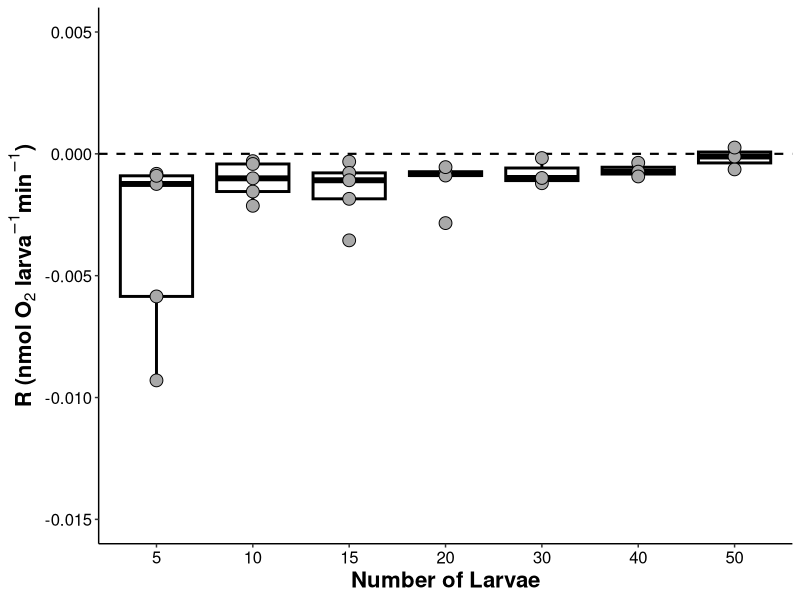
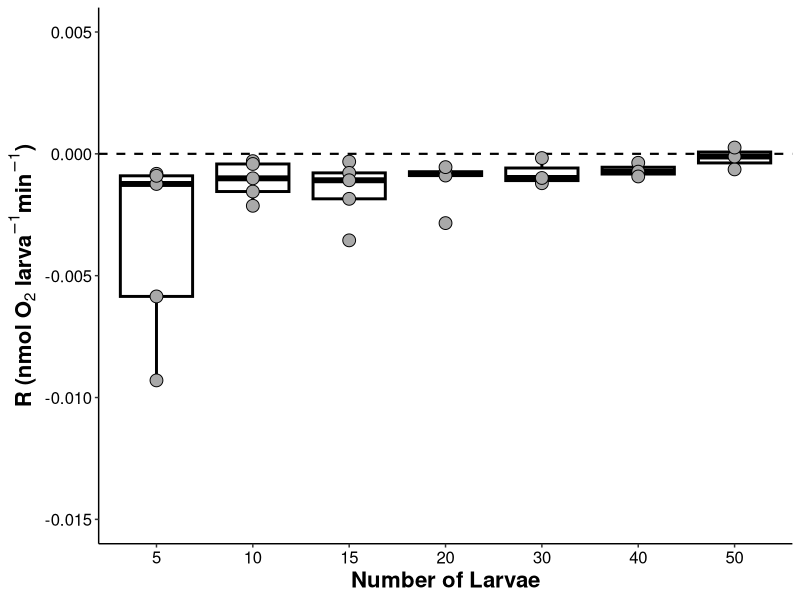

Reproduce these figures in R, in order.
## ---- chunk 1
knitr::opts_chunk$set(echo = TRUE, warning = FALSE, message = FALSE)
## ---- chunk 2
## install packages if you dont already have them in your library
if ("tidyverse" %in% rownames(installed.packages()) == 'FALSE') install.packages('tidyverse') 
if ("car" %in% rownames(installed.packages()) == 'FALSE') install.packages('car') 
if ("lme4" %in% rownames(installed.packages()) == 'FALSE') install.packages('lme4') 
if ("lmerTest" %in% rownames(installed.packages()) == 'FALSE') install.packages('lmerTest') 
if ("scales" %in% rownames(installed.packages()) == 'FALSE') install.packages('scales') 
if ("cowplot" %in% rownames(installed.packages()) == 'FALSE') install.packages('cowplot') 
if ("ggplot2" %in% rownames(installed.packages()) == 'FALSE') install.packages('ggplot2') 
if ("effects" %in% rownames(installed.packages()) == 'FALSE') install.packages('effects') 
if ("emmeans" %in% rownames(installed.packages()) == 'FALSE') install.packages('emmeans') 
if ("multcomp" %in% rownames(installed.packages()) == 'FALSE') install.packages('multcomp') 

#load packages
library("ggplot2")
library("tidyverse")
library('car')
library('lme4')
library('lmerTest')
library('scales')
library('cowplot')
library('effects')
library('emmeans')
library('multcomp')
## ---- chunk 3
Rdata<-read.csv("output/LarvalResp/oxygen_R_calc.csv") #load data
## ---- chunk 4
Rdata$Org.Number<-as.factor(Rdata$Org.Number)
## ---- chunk 5
r_plot<-Rdata %>%
    ggplot(., aes(x = Org.Number, y = R.nmol.org.min)) +
    geom_hline(yintercept=0, linetype="dashed", color="black", size=0.75)+
    geom_boxplot(aes(group=Org.Number), color="black", outlier.size = 0, position = position_dodge(1), lwd=1) +
    geom_point(aes(group=Org.Number), fill="darkgray", pch = 21, size=4, position = position_dodge(0.2)) + 
    xlab("Number of Larvae") + 
    ylab(expression(bold(paste("R (nmol ", O[2], " larva"^-1, "min"^-1, ")")))) +
    scale_y_continuous(limits=c(-0.015, 0.005), labels = scales::number_format(accuracy = 0.001, decimal.mark = '.'))+
    theme_classic() + 
    theme(
      legend.position="none",
      axis.title=element_text(face="bold", size=16),
      axis.text=element_text(size=12, color="black"), 
      legend.title=element_text(face="bold", size=14), 
      legend.text=element_text(size=12)
      ); r_plot


ggsave("output/LarvalResp/Respiration.png", r_plot, dpi=300, w=8.5, h=5, units="in")
